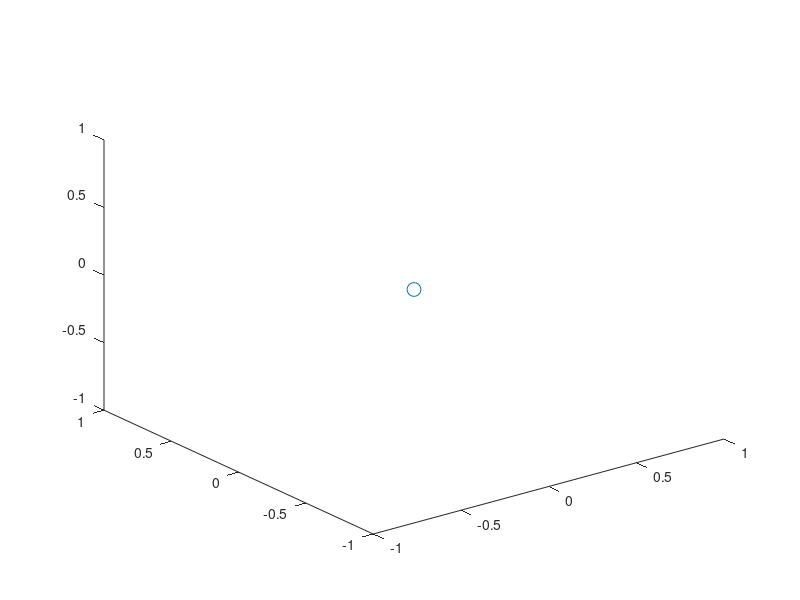

The MATLAB source for this figure: (Note: this script raises an error after producing the figure.)
%% %%%%%%%%%%%%%%%% Plotting %%%%%%%%%%%%%%%

figure(1)
plot3(0,0,0,'o','MarkerSize',10)
hold on
plot3(traj.x(end,2),traj.x(end,3),traj.x(end,1),'x','MarkerSize',10)
hold on
plot3(traj.x(:,2),traj.x(:,3),traj.x(:,1))
grid on
xlabel('x')
ylabel('y')
zlabel('z')
title('Open Loop Trajectory')

%%
figure(2)
plot(rkt_time_span,impulse)
legend('u1','u2','u3','u4')

%%
figure(3)
plot(traj.t,traj.alpha)

%%
figure(4)
plot(traj.t,traj.velBody)
legend('x','y','z')

%%
figure(5)
plot(traj.t,traj.angVel)
legend('x','y','z')

%%
figure(6)
plot(traj.t,traj.qWorld)
legend('q0','q1','q2','q3')

%%
figure(7)
plot(traj.t,traj.posWorld)
legend('x','y','z')

%%
figure(5)
plot(traj.t,traj.angVelDot)
legend('x','y','z')

%%
figure(6)
plot(traj.t,traj.M_ps)

%%
figure(7)
plot(traj.t,traj.MT_b)
legend('x','y','z')

%%
figure(8)
eul = quat2eul(traj.qWorld)
plot(traj,t,eul(3:-1:1))
legend('x','y','z')